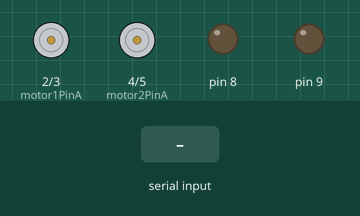
Simulated run of this sketch. Board: Arduino Uno, built with avr-gcc and run on an emulated ATmega328P. Parts: motor-driver pin pairs drawn as motors (green arrow = first pin HIGH = forward, orange = second pin HIGH = backward, longer = more drive, scaled by the enable pin), output pins drawn as LEDs (lit = HIGH). The test bench sets the inputs (shaded band). What the sketch prints to the serial monitor is not drawn.

Above: at 1.2 s.
1.3 s: "F" received over the second serial link
At 2.0 s:
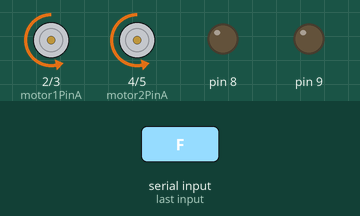
2.8 s: "R" received over the second serial link
At 3.1 s:
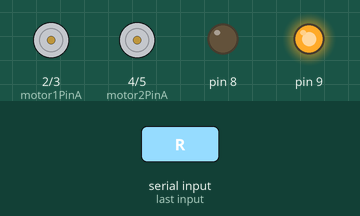
4.3 s: "S" received over the second serial link
At 5.4 s:
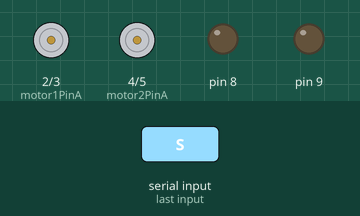
5.8 s: "L" received over the second serial link
At 6.6 s:
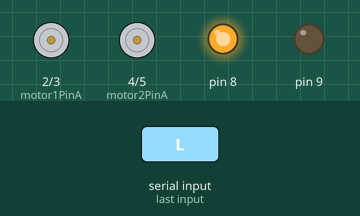
7.3 s: "B" received over the second serial link
At 7.7 s:
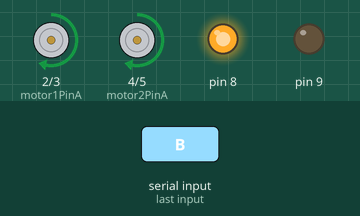
8.8 s: "G" received over the second serial link
At 10.1 s:
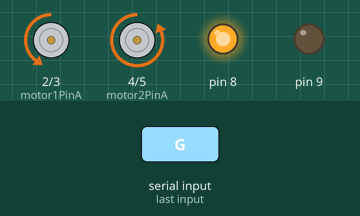
Timing chart, 0 to 11.3 s (numbered marks = the images above; inputs shaded):
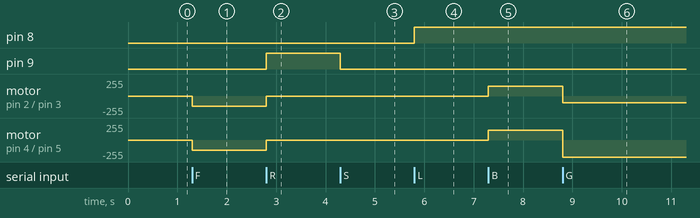

The sketch:

Step4_-RC-BLE-MOTOR-TEST_led.ino
```cpp
#include <SoftwareSerial.h>

SoftwareSerial BTSerial(12, 13);   //RX,TX

int motor1PinA  = 2  ;
int motor1PinB  = 3  ;
int enablelPin  =11 ;   //enablelPin은 모터속도를 제어하는 핀
int motor2PinA  = 4  ;
int motor2PinB  = 5  ;
int enable2Pin  = 10 ;
char in;
   void setup() {
        BTSerial.begin(9600);//블루투스 통신
        Serial.begin(9600);//시리얼통신

        pinMode(motor1PinA, OUTPUT);
        pinMode(motor1PinB, OUTPUT);
        pinMode(motor2PinA, OUTPUT);
        pinMode(motor2PinB, OUTPUT);
        pinMode(enablelPin, OUTPUT);
        pinMode(enable2Pin, OUTPUT);

        pinMode(9, OUTPUT);
        pinMode(8, OUTPUT);

        // set enablePin high so that motor can turn on:
       analogWrite(enablelPin, 150);
       analogWrite(enable2Pin, 150);
       }
   void loop() {
       if (BTSerial.available())
          { in =BTSerial.read();
            Serial.write(in); //시리얼에 in 변수 저장
         }
         if (Serial.available())  //시리얼에 저장된게 있니?
          {  BTSerial.write(Serial.read());  //in읽기
             Serial.print("data =");
           Serial.println(in);
          }

    switch(in){
               case 'F':Forward(); break;
               case 'R': Right(); break;
               case 'S': Stop(); break;
               case 'L': Left(); break;
               case 'B': Back(); break;
               case 'G': ForwardLeft(); break;
               case 'I': ForwardRight(); break;
               case 'H': BackLeft(); break;
               case 'J': BackRight(); break;
             }
      }
void Forward(){
    //  앞
    analogWrite(enablelPin, 150);
    analogWrite(enable2Pin, 150);
    digitalWrite(motor1PinA, LOW);
    digitalWrite(motor1PinB,HIGH);
    digitalWrite(motor2PinA,LOW);
    digitalWrite(motor2PinB,HIGH);
}


void Right(){
    //  오른쪽
    digitalWrite(9, HIGH);   //우회전을 할때 오른쪽 led가 켜짐
    analogWrite(enablelPin, 0);
    analogWrite(enable2Pin, 150);
    digitalWrite(motor1PinA, LOW);
    digitalWrite(motor1PinB, LOW);
    digitalWrite(motor2PinA, LOW);
    digitalWrite(motor2PinB, HIGH);


}


void Left(){
    //  왼쪽
    digitalWrite(8, HIGH);  //좌회전을 할때 왼쪽 led가 켜짐
    analogWrite(enablelPin, 150);
    analogWrite(enable2Pin, 0);
    digitalWrite(motor1PinA, LOW);
    digitalWrite(motor1PinB, HIGH);
    digitalWrite(motor2PinA, LOW);
    digitalWrite(motor2PinB, LOW);
}


void Stop(){
    //정지
    digitalWrite(9, LOW);   //정지할때 둘다 꺼짐
    digitalWrite(8, LOW);
    digitalWrite(motor1PinA, LOW);
    digitalWrite(motor1PinB, LOW);
    digitalWrite(motor2PinA, LOW);
    digitalWrite(motor2PinB, LOW);
}


void Back(){
    //후진
    analogWrite(enablelPin, 150);
    analogWrite(enable2Pin, 150);
    digitalWrite(motor1PinA, HIGH);
    digitalWrite(motor1PinB, LOW);
    digitalWrite(motor2PinA, HIGH);
    digitalWrite(motor2PinB, LOW);
}


void ForwardLeft(){
    //10시30분
    analogWrite(enablelPin, 255);
    digitalWrite(motor1PinA, LOW);
    digitalWrite(motor1PinB, HIGH);
    analogWrite(enable2Pin, 100);
    digitalWrite(motor2PinA, LOW);
    digitalWrite(motor2PinB, HIGH);  //모터속도조절은 제일 앞에 놓기 그래야 속도변화가 벅용이 됨
}


void ForwardRight(){
  //1시30분
    analogWrite(enablelPin, 100);
    digitalWrite(motor1PinA, LOW);
    digitalWrite(motor1PinB, HIGH);
    analogWrite(enable2Pin, 255);
    digitalWrite(motor2PinA, LOW);
    digitalWrite(motor2PinB, HIGH);  //모터속도조절은 제일 앞에 놓기 그래야 속도변화가 벅용이 됨
}


void BackLeft(){
  //7시30분
    analogWrite(enablelPin, 255);
    digitalWrite(motor1PinA, HIGH);
    digitalWrite(motor1PinB, LOW);
    analogWrite(enable2Pin, 100);
    digitalWrite(motor2PinA, HIGH);
    digitalWrite(motor2PinB, LOW);
}


void BackRight(){
  //4시30분
  analogWrite(enablelPin, 100);
    digitalWrite(motor1PinA, HIGH);
    digitalWrite(motor1PinB, LOW);
    analogWrite(enable2Pin, 255);
    digitalWrite(motor2PinA, HIGH);
    digitalWrite(motor2PinB, LOW);
}
```

Measured:
- after the input at 1.3 s, motor on pin 2 (motor1PinA) / pin 3 (motor1PinB), motor on pin 4 (motor2PinA) / pin 5 (motor2PinB): stopped → backward 150/255 at once
- after the input at 2.8 s, pin 9: LOW → HIGH at once; motor on pin 2 (motor1PinA) / pin 3 (motor1PinB), motor on pin 4 (motor2PinA) / pin 5 (motor2PinB): backward 150/255 → stopped at once
- after the input at 4.3 s, pin 9: HIGH → LOW at once
- after the input at 5.8 s, pin 8: LOW → HIGH at once
- after the input at 7.3 s, motor on pin 2 (motor1PinA) / pin 3 (motor1PinB), motor on pin 4 (motor2PinA) / pin 5 (motor2PinB): stopped → forward 150/255 at once
- after the input at 8.8 s, motor on pin 2 (motor1PinA) / pin 3 (motor1PinB): forward 150/255 → backward 100/255 at once; motor on pin 4 (motor2PinA) / pin 5 (motor2PinB): forward 150/255 → backward 255/255 at once
